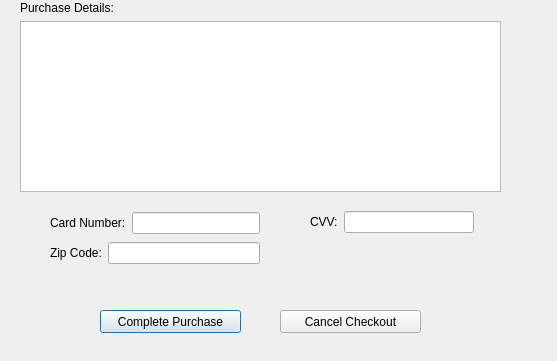
<?xml version="1.0" encoding="UTF-8"?>
<ui version="4.0">
 <class>checkout</class>
 <widget class="QDialog" name="checkout">
  <property name="geometry">
   <rect>
    <x>0</x>
    <y>0</y>
    <width>557</width>
    <height>361</height>
   </rect>
  </property>
  <property name="windowTitle">
   <string>Dialog</string>
  </property>
  <widget class="QTextBrowser" name="receiptBox">
   <property name="geometry">
    <rect>
     <x>20</x>
     <y>21</y>
     <width>481</width>
     <height>171</height>
    </rect>
   </property>
  </widget>
  <widget class="QWidget" name="layoutWidget">
   <property name="geometry">
    <rect>
     <x>50</x>
     <y>210</y>
     <width>210</width>
     <height>56</height>
    </rect>
   </property>
   <layout class="QVBoxLayout" name="verticalLayout">
    <item>
     <layout class="QHBoxLayout" name="horizontalLayout_3">
      <item>
       <widget class="QLabel" name="cardNumber_label">
        <property name="text">
         <string>Card Number:</string>
        </property>
       </widget>
      </item>
      <item>
       <widget class="QLineEdit" name="cardNumber_line">
        <property name="placeholderText">
         <string extracomment="Enter Card Number."/>
        </property>
       </widget>
      </item>
     </layout>
    </item>
    <item>
     <layout class="QHBoxLayout" name="horizontalLayout">
      <item>
       <widget class="QLabel" name="zipCode_label">
        <property name="text">
         <string>Zip Code:</string>
        </property>
       </widget>
      </item>
      <item>
       <widget class="QLineEdit" name="zipCode_line">
        <property name="placeholderText">
         <string extracomment="Enter your ZIP."/>
        </property>
       </widget>
      </item>
     </layout>
    </item>
   </layout>
  </widget>
  <widget class="QWidget" name="layoutWidget_2">
   <property name="geometry">
    <rect>
     <x>-60</x>
     <y>-20</y>
     <width>2</width>
     <height>2</height>
    </rect>
   </property>
   <layout class="QHBoxLayout" name="horizontalLayout_2"/>
  </widget>
  <widget class="QPushButton" name="purchase">
   <property name="geometry">
    <rect>
     <x>100</x>
     <y>310</y>
     <width>141</width>
     <height>23</height>
    </rect>
   </property>
   <property name="text">
    <string>Complete Purchase</string>
   </property>
  </widget>
  <widget class="QPushButton" name="cancel">
   <property name="geometry">
    <rect>
     <x>280</x>
     <y>310</y>
     <width>141</width>
     <height>23</height>
    </rect>
   </property>
   <property name="text">
    <string>Cancel Checkout</string>
   </property>
  </widget>
  <widget class="QLabel" name="purchase_label">
   <property name="geometry">
    <rect>
     <x>20</x>
     <y>0</y>
     <width>101</width>
     <height>16</height>
    </rect>
   </property>
   <property name="text">
    <string>Purchase Details:</string>
   </property>
  </widget>
  <widget class="QWidget" name="layoutWidget_3">
   <property name="geometry">
    <rect>
     <x>310</x>
     <y>210</y>
     <width>164</width>
     <height>24</height>
    </rect>
   </property>
   <layout class="QHBoxLayout" name="horizontalLayout_4">
    <item>
     <widget class="QLabel" name="label">
      <property name="text">
       <string>CVV:</string>
      </property>
     </widget>
    </item>
    <item>
     <widget class="QLineEdit" name="CVV_line">
      <property name="placeholderText">
       <string extracomment="Enter the CVV."/>
      </property>
     </widget>
    </item>
   </layout>
  </widget>
 </widget>
 <resources/>
 <connections/>
</ui>
